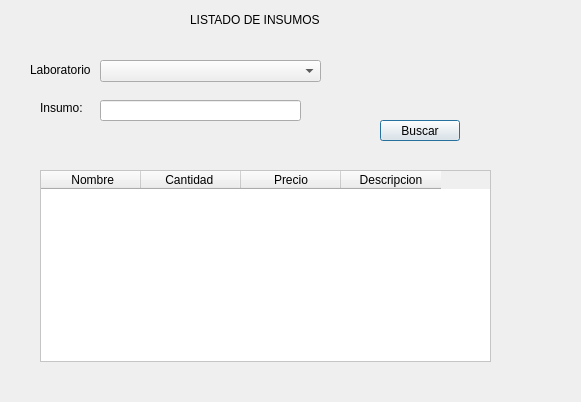
<?xml version="1.0" encoding="UTF-8"?>
<ui version="4.0">
 <class>ListadoInsumos</class>
 <widget class="QDialog" name="ListadoInsumos">
  <property name="geometry">
   <rect>
    <x>0</x>
    <y>0</y>
    <width>581</width>
    <height>402</height>
   </rect>
  </property>
  <property name="windowTitle">
   <string>Dialog</string>
  </property>
  <widget class="QLabel" name="label">
   <property name="geometry">
    <rect>
     <x>40</x>
     <y>100</y>
     <width>71</width>
     <height>16</height>
    </rect>
   </property>
   <property name="text">
    <string>Insumo:</string>
   </property>
  </widget>
  <widget class="QTableWidget" name="twInsumo">
   <property name="geometry">
    <rect>
     <x>40</x>
     <y>170</y>
     <width>451</width>
     <height>192</height>
    </rect>
   </property>
   <property name="styleSheet">
    <string notr="true">QTableWidget {
    gridline-color: #e0e0e0; /* Color de las líneas de la tabla */
    background-color: white;
}

QTableWidget::item {
    padding: 10px; /* Espaciado interno de las celdas */
}

QTableWidget::item:selected {
    background-color: #d0e0f0; /* Color de fondo al seleccionar una fila */
}</string>
   </property>
   <column>
    <property name="text">
     <string> Nombre</string>
    </property>
   </column>
   <column>
    <property name="text">
     <string>Cantidad </string>
    </property>
   </column>
   <column>
    <property name="text">
     <string>Precio</string>
    </property>
   </column>
   <column>
    <property name="text">
     <string>Descripcion</string>
    </property>
   </column>
  </widget>
  <widget class="QComboBox" name="comboBox_2">
   <property name="geometry">
    <rect>
     <x>100</x>
     <y>60</y>
     <width>221</width>
     <height>22</height>
    </rect>
   </property>
  </widget>
  <widget class="QLabel" name="label_3">
   <property name="geometry">
    <rect>
     <x>30</x>
     <y>60</y>
     <width>61</width>
     <height>20</height>
    </rect>
   </property>
   <property name="text">
    <string>Laboratorio</string>
   </property>
  </widget>
  <widget class="QLabel" name="label_2">
   <property name="geometry">
    <rect>
     <x>190</x>
     <y>10</y>
     <width>141</width>
     <height>20</height>
    </rect>
   </property>
   <property name="text">
    <string>LISTADO DE INSUMOS</string>
   </property>
  </widget>
  <widget class="QPushButton" name="btnBuscar">
   <property name="geometry">
    <rect>
     <x>380</x>
     <y>120</y>
     <width>80</width>
     <height>21</height>
    </rect>
   </property>
   <property name="text">
    <string>Buscar</string>
   </property>
  </widget>
  <widget class="QLineEdit" name="textInsumo">
   <property name="geometry">
    <rect>
     <x>100</x>
     <y>100</y>
     <width>201</width>
     <height>21</height>
    </rect>
   </property>
  </widget>
 </widget>
 <tabstops>
  <tabstop>comboBox_2</tabstop>
  <tabstop>twInsumo</tabstop>
 </tabstops>
 <resources/>
 <connections/>
</ui>
